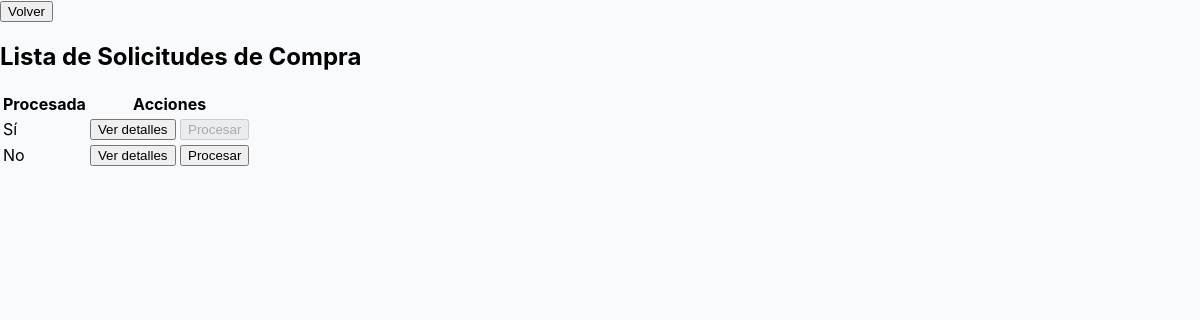
/solicitudes/, run on an earlier commit of the app's database.
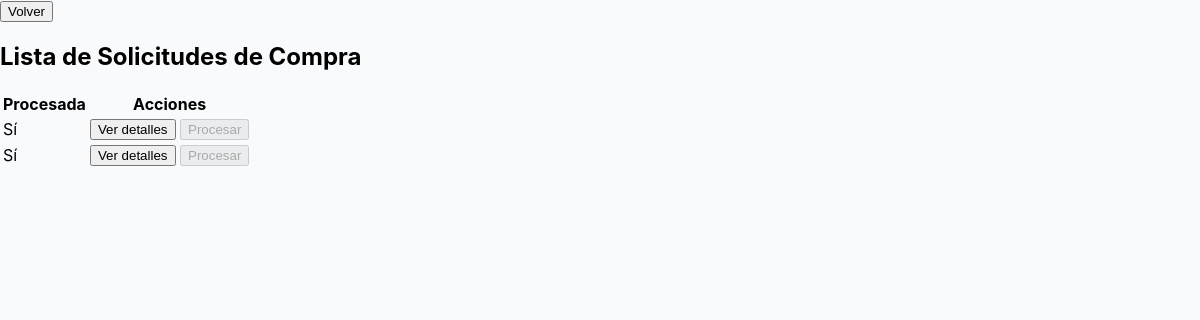
And on a later commit of the database.
### compras/models.py (models this page shows)
class SolicitudCompra(models.Model):
    procesada = models.BooleanField(default=False)

### compras/views.py (the view)
# urls.py: path('solicitudes/', lista_solicitudes_view, name='lista_solicitudes'),
def lista_solicitudes_view(request):
    solicitudes = SolicitudCompra.objects.prefetch_related('items').order_by('-id')
    return render(request, 'lista_solicitudes.html', {'solicitudes': solicitudes})

### compras/templates/lista_solicitudes.html (shortened to what this page needs)
{% load static %}
<!DOCTYPE html>
<html lang="es">
<head>
    <link rel="stylesheet" href="{% static 'styles/styles_compras.css' %}">
</head>
<body>
    <a href="{% url 'dashboard' %}"><button>Volver</button></a>
    <h2>Lista de Solicitudes de Compra</h2>
    <table>
        <thead>
            <tr>
                <th>Procesada</th>
                <th>Acciones</th>
            </tr>
        </thead>
        <tbody>
            {% for solicitud in solicitudes %}
            <tr>
                <td>{% if solicitud.procesada %}Sí{% else %}No{% endif %}</td>
                <td>
                    <a href="{% url 'detalle_solicitud' solicitud.id %}"><button>Ver detalles</button></a>
                    <form method="post" action="{% url 'procesar_solicitud' solicitud.id %}" style="display:inline;" onsubmit="return confirm('¿Está seguro que desea procesar esta solicitud?');">
                        <button type="submit" {% if solicitud.procesada %}disabled{% endif %}>Procesar</button>
                    </form>
                </td>
            </tr>
            {% empty %}
            <tr><td colspan="3">No hay solicitudes registradas.</td></tr>
            {% endfor %}
        </tbody>
    </table>
</body>
</html>

What changed in the data, as far as the page shows it:
changed SolicitudCompra (number 2 of 2 on the later page): procesada "No" → "Sí"
